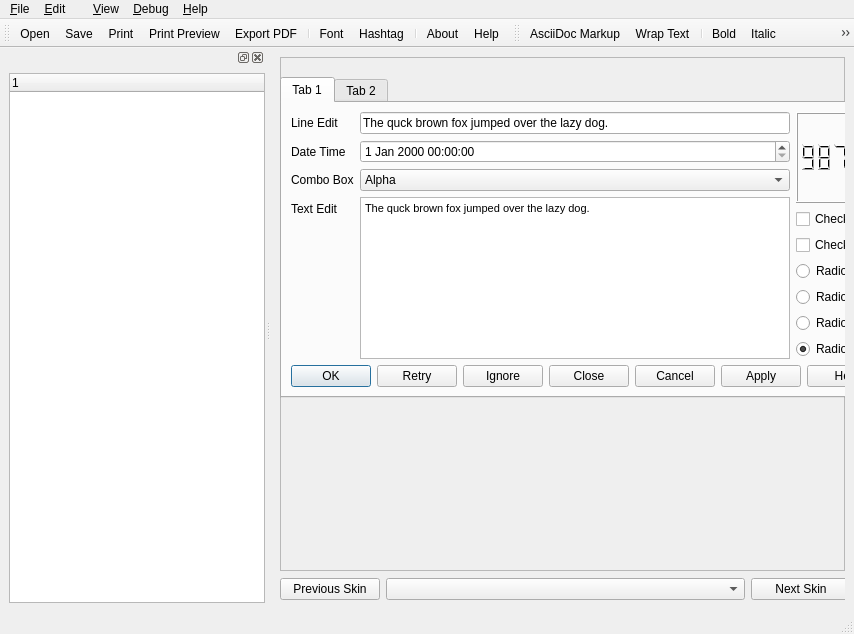
<?xml version="1.0" encoding="UTF-8"?>
<ui version="4.0">
 <class>MainWindow</class>
 <widget class="QMainWindow" name="MainWindow">
  <property name="geometry">
   <rect>
    <x>0</x>
    <y>0</y>
    <width>854</width>
    <height>634</height>
   </rect>
  </property>
  <property name="sizePolicy">
   <sizepolicy hsizetype="Expanding" vsizetype="Expanding">
    <horstretch>0</horstretch>
    <verstretch>0</verstretch>
   </sizepolicy>
  </property>
  <property name="windowTitle">
   <string>Demo GUI[*]</string>
  </property>
  <widget class="QWidget" name="centralwidget">
   <property name="sizePolicy">
    <sizepolicy hsizetype="Expanding" vsizetype="Expanding">
     <horstretch>0</horstretch>
     <verstretch>0</verstretch>
    </sizepolicy>
   </property>
   <layout class="QGridLayout" name="gridLayout">
    <item row="0" column="0">
     <widget class="QWidget" name="widget" native="true">
      <layout class="QGridLayout" name="gridLayout_2">
       <property name="leftMargin">
        <number>0</number>
       </property>
       <property name="topMargin">
        <number>0</number>
       </property>
       <property name="rightMargin">
        <number>0</number>
       </property>
       <property name="bottomMargin">
        <number>0</number>
       </property>
       <item row="1" column="0">
        <widget class="QFrame" name="frame">
         <property name="sizePolicy">
          <sizepolicy hsizetype="MinimumExpanding" vsizetype="MinimumExpanding">
           <horstretch>0</horstretch>
           <verstretch>0</verstretch>
          </sizepolicy>
         </property>
         <property name="frameShape">
          <enum>QFrame::StyledPanel</enum>
         </property>
         <property name="frameShadow">
          <enum>QFrame::Raised</enum>
         </property>
         <widget class="QTabWidget" name="tabWidget_2">
          <property name="geometry">
           <rect>
            <x>0</x>
            <y>20</y>
            <width>618</width>
            <height>321</height>
           </rect>
          </property>
          <property name="sizePolicy">
           <sizepolicy hsizetype="MinimumExpanding" vsizetype="MinimumExpanding">
            <horstretch>0</horstretch>
            <verstretch>0</verstretch>
           </sizepolicy>
          </property>
          <property name="currentIndex">
           <number>0</number>
          </property>
          <widget class="QWidget" name="tab_3">
           <attribute name="title">
            <string>Tab 1</string>
           </attribute>
           <layout class="QGridLayout" name="gridLayout_3">
            <item row="0" column="0" rowspan="2">
             <layout class="QFormLayout" name="formLayout">
              <item row="0" column="0">
               <widget class="QLabel" name="label_2">
                <property name="text">
                 <string>Line Edit</string>
                </property>
               </widget>
              </item>
              <item row="0" column="1">
               <widget class="QLineEdit" name="lineEdit_2">
                <property name="text">
                 <string>The quck brown fox jumped over the lazy dog.</string>
                </property>
               </widget>
              </item>
              <item row="1" column="0">
               <widget class="QLabel" name="label_5">
                <property name="text">
                 <string>Date Time</string>
                </property>
               </widget>
              </item>
              <item row="1" column="1">
               <widget class="QDateTimeEdit" name="dateTimeEdit_2"/>
              </item>
              <item row="2" column="0">
               <widget class="QLabel" name="label_3">
                <property name="text">
                 <string>Combo Box</string>
                </property>
               </widget>
              </item>
              <item row="2" column="1">
               <widget class="QComboBox" name="comboBox_2">
                <item>
                 <property name="text">
                  <string>Alpha</string>
                 </property>
                </item>
                <item>
                 <property name="text">
                  <string>Bravo</string>
                 </property>
                </item>
                <item>
                 <property name="text">
                  <string>Charlie</string>
                 </property>
                </item>
                <item>
                 <property name="text">
                  <string>Delta</string>
                 </property>
                </item>
               </widget>
              </item>
              <item row="3" column="0">
               <widget class="QLabel" name="label_4">
                <property name="text">
                 <string>Text Edit</string>
                </property>
               </widget>
              </item>
              <item row="3" column="1">
               <widget class="QTextEdit" name="textEdit_2">
                <property name="html">
                 <string>&lt;!DOCTYPE HTML PUBLIC &quot;-//W3C//DTD HTML 4.0//EN&quot; &quot;http://www.w3.org/TR/REC-html40/strict.dtd&quot;&gt;
&lt;html&gt;&lt;head&gt;&lt;meta name=&quot;qrichtext&quot; content=&quot;1&quot; /&gt;&lt;style type=&quot;text/css&quot;&gt;
p, li { white-space: pre-wrap; }
&lt;/style&gt;&lt;/head&gt;&lt;body style=&quot; font-family:'MS Shell Dlg 2'; font-size:8pt; font-weight:400; font-style:normal;&quot;&gt;
&lt;p style=&quot; margin-top:0px; margin-bottom:0px; margin-left:0px; margin-right:0px; -qt-block-indent:0; text-indent:0px;&quot;&gt;The quck brown fox jumped over the lazy dog.&lt;/p&gt;&lt;/body&gt;&lt;/html&gt;</string>
                </property>
               </widget>
              </item>
             </layout>
            </item>
            <item row="1" column="1">
             <layout class="QVBoxLayout" name="verticalLayout_2">
              <item>
               <widget class="QCheckBox" name="checkBox_2">
                <property name="text">
                 <string>CheckBox</string>
                </property>
               </widget>
              </item>
              <item>
               <widget class="QCheckBox" name="checkBox_3">
                <property name="text">
                 <string>CheckBox</string>
                </property>
               </widget>
              </item>
              <item>
               <widget class="QRadioButton" name="radioButton_2">
                <property name="text">
                 <string>RadioButton</string>
                </property>
                <property name="checked">
                 <bool>false</bool>
                </property>
               </widget>
              </item>
              <item>
               <widget class="QRadioButton" name="radioButton_4">
                <property name="text">
                 <string>RadioButton</string>
                </property>
                <property name="checked">
                 <bool>false</bool>
                </property>
               </widget>
              </item>
              <item>
               <widget class="QRadioButton" name="radioButton_3">
                <property name="text">
                 <string>RadioButton</string>
                </property>
                <property name="checked">
                 <bool>false</bool>
                </property>
               </widget>
              </item>
              <item>
               <widget class="QRadioButton" name="radioButton_5">
                <property name="text">
                 <string>RadioButton</string>
                </property>
                <property name="checked">
                 <bool>true</bool>
                </property>
               </widget>
              </item>
             </layout>
            </item>
            <item row="2" column="0" colspan="2">
             <widget class="QDialogButtonBox" name="buttonBox_2">
              <property name="standardButtons">
               <set>QDialogButtonBox::Apply|QDialogButtonBox::Cancel|QDialogButtonBox::Close|QDialogButtonBox::Help|QDialogButtonBox::Ignore|QDialogButtonBox::Ok|QDialogButtonBox::Retry</set>
              </property>
             </widget>
            </item>
            <item row="0" column="1">
             <widget class="QLCDNumber" name="ledOne">
              <property name="smallDecimalPoint">
               <bool>true</bool>
              </property>
              <property name="value" stdset="0">
               <double>98765.000000000000000</double>
              </property>
             </widget>
            </item>
           </layout>
          </widget>
          <widget class="QWidget" name="tab_4">
           <attribute name="title">
            <string>Tab 2</string>
           </attribute>
          </widget>
         </widget>
        </widget>
       </item>
      </layout>
     </widget>
    </item>
    <item row="1" column="0">
     <widget class="QWidget" name="widget_2" native="true">
      <property name="sizePolicy">
       <sizepolicy hsizetype="Minimum" vsizetype="Preferred">
        <horstretch>0</horstretch>
        <verstretch>0</verstretch>
       </sizepolicy>
      </property>
      <property name="minimumSize">
       <size>
        <width>0</width>
        <height>26</height>
       </size>
      </property>
      <widget class="QWidget" name="">
       <property name="geometry">
        <rect>
         <x>0</x>
         <y>0</y>
         <width>571</width>
         <height>24</height>
        </rect>
       </property>
       <layout class="QHBoxLayout" name="horizontalLayout">
        <item>
         <widget class="QPushButton" name="buttonPreviousSkin">
          <property name="sizePolicy">
           <sizepolicy hsizetype="Maximum" vsizetype="Fixed">
            <horstretch>0</horstretch>
            <verstretch>0</verstretch>
           </sizepolicy>
          </property>
          <property name="maximumSize">
           <size>
            <width>100</width>
            <height>16777215</height>
           </size>
          </property>
          <property name="text">
           <string>Previous Skin</string>
          </property>
         </widget>
        </item>
        <item>
         <widget class="QComboBox" name="comboSkins"/>
        </item>
        <item>
         <widget class="QPushButton" name="buttonNextSkin">
          <property name="sizePolicy">
           <sizepolicy hsizetype="Maximum" vsizetype="Fixed">
            <horstretch>0</horstretch>
            <verstretch>0</verstretch>
           </sizepolicy>
          </property>
          <property name="minimumSize">
           <size>
            <width>100</width>
            <height>0</height>
           </size>
          </property>
          <property name="text">
           <string>Next Skin</string>
          </property>
         </widget>
        </item>
       </layout>
      </widget>
     </widget>
    </item>
   </layout>
  </widget>
  <widget class="QMenuBar" name="menubar">
   <property name="geometry">
    <rect>
     <x>0</x>
     <y>0</y>
     <width>854</width>
     <height>21</height>
    </rect>
   </property>
   <widget class="QMenu" name="menu_File">
    <property name="title">
     <string>&amp;File</string>
    </property>
    <addaction name="action_Open"/>
    <addaction name="action_Save"/>
    <addaction name="action_Save_As"/>
    <addaction name="action_Close"/>
    <addaction name="separator"/>
    <addaction name="action_Print"/>
    <addaction name="action_Print_Preview"/>
    <addaction name="actionPrintPdf"/>
    <addaction name="separator"/>
    <addaction name="action_Exit"/>
   </widget>
   <widget class="QMenu" name="menu_Edit">
    <property name="title">
     <string>&amp;Edit</string>
    </property>
    <addaction name="action_Undo"/>
    <addaction name="action_Redo"/>
    <addaction name="separator"/>
    <addaction name="action_Date"/>
    <addaction name="action_Time"/>
    <addaction name="action_Hashtag"/>
    <addaction name="action_Publication"/>
    <addaction name="separator"/>
    <addaction name="action_Find"/>
    <addaction name="action_Cut"/>
    <addaction name="action_Copy"/>
    <addaction name="action_Paste"/>
    <addaction name="action_Select_All"/>
   </widget>
   <widget class="QMenu" name="menu_Style">
    <property name="title">
     <string/>
    </property>
    <addaction name="action_Font"/>
    <addaction name="action_Font_Color"/>
    <addaction name="actionTextBold"/>
    <addaction name="actionTextItalic"/>
    <addaction name="actionTextUnderline"/>
    <addaction name="separator"/>
    <addaction name="actionAlignLeft"/>
    <addaction name="actionAlignRight"/>
    <addaction name="actionAlignCenter"/>
    <addaction name="actionAlignJustify"/>
   </widget>
   <widget class="QMenu" name="menu_View">
    <property name="title">
     <string>&amp;View</string>
    </property>
    <addaction name="action_Distraction_Free"/>
    <addaction name="action_Wrap_Text"/>
   </widget>
   <widget class="QMenu" name="menu_Debug">
    <property name="title">
     <string>&amp;Debug</string>
    </property>
    <addaction name="action_Inspect_Config"/>
   </widget>
   <widget class="QMenu" name="menu_Help">
    <property name="title">
     <string>&amp;Help</string>
    </property>
    <addaction name="action_Help"/>
    <addaction name="action_About"/>
    <addaction name="action_Bug"/>
    <addaction name="action_Updates"/>
   </widget>
   <addaction name="menu_File"/>
   <addaction name="menu_Edit"/>
   <addaction name="menu_Style"/>
   <addaction name="menu_View"/>
   <addaction name="menu_Debug"/>
   <addaction name="menu_Help"/>
  </widget>
  <widget class="QStatusBar" name="statusbar">
   <property name="baseSize">
    <size>
     <width>800</width>
     <height>50</height>
    </size>
   </property>
  </widget>
  <widget class="QToolBar" name="toolbar_Edit">
   <property name="windowTitle">
    <string>toolBar</string>
   </property>
   <attribute name="toolBarArea">
    <enum>TopToolBarArea</enum>
   </attribute>
   <attribute name="toolBarBreak">
    <bool>false</bool>
   </attribute>
   <addaction name="action_Open"/>
   <addaction name="action_Save"/>
   <addaction name="action_Print"/>
   <addaction name="action_Print_Preview"/>
   <addaction name="actionPrintPdf"/>
   <addaction name="separator"/>
   <addaction name="action_Font"/>
   <addaction name="action_Hashtag"/>
   <addaction name="separator"/>
   <addaction name="action_About"/>
   <addaction name="action_Help"/>
  </widget>
  <widget class="QDockWidget" name="dockWidget">
   <attribute name="dockWidgetArea">
    <number>1</number>
   </attribute>
   <widget class="QWidget" name="dockWidgetContents">
    <layout class="QVBoxLayout" name="verticalLayout">
     <property name="topMargin">
      <number>0</number>
     </property>
     <property name="rightMargin">
      <number>0</number>
     </property>
     <item>
      <widget class="QWidget" name="controls_Tree" native="true"/>
     </item>
     <item>
      <widget class="QTreeWidget" name="tree1">
       <property name="autoScroll">
        <bool>false</bool>
       </property>
       <property name="editTriggers">
        <set>QAbstractItemView::CurrentChanged|QAbstractItemView::DoubleClicked|QAbstractItemView::EditKeyPressed|QAbstractItemView::SelectedClicked</set>
       </property>
       <property name="alternatingRowColors">
        <bool>true</bool>
       </property>
       <property name="selectionMode">
        <enum>QAbstractItemView::NoSelection</enum>
       </property>
       <property name="indentation">
        <number>15</number>
       </property>
       <property name="rootIsDecorated">
        <bool>false</bool>
       </property>
       <column>
        <property name="text">
         <string notr="true">1</string>
        </property>
       </column>
      </widget>
     </item>
    </layout>
   </widget>
  </widget>
  <widget class="QToolBar" name="toolbar_Style">
   <property name="windowTitle">
    <string>toolBar</string>
   </property>
   <attribute name="toolBarArea">
    <enum>TopToolBarArea</enum>
   </attribute>
   <attribute name="toolBarBreak">
    <bool>false</bool>
   </attribute>
   <addaction name="action_AsciiDoc_View"/>
   <addaction name="action_Wrap_Text"/>
   <addaction name="separator"/>
   <addaction name="actionTextBold"/>
   <addaction name="actionTextItalic"/>
   <addaction name="actionTextUnderline"/>
   <addaction name="action_Font_Color"/>
   <addaction name="action_Date"/>
   <addaction name="action_Time"/>
  </widget>
  <action name="action_Open">
   <property name="icon">
    <iconset>
     <normaloff>:/editor_ui/open.png</normaloff>:/editor_ui/open.png</iconset>
   </property>
   <property name="text">
    <string>&amp;Open</string>
   </property>
   <property name="toolTip">
    <string>Open a file</string>
   </property>
   <property name="shortcut">
    <string>Ctrl+O</string>
   </property>
  </action>
  <action name="action_Save">
   <property name="icon">
    <iconset>
     <normaloff>:/editor_ui/save.png</normaloff>:/editor_ui/save.png</iconset>
   </property>
   <property name="text">
    <string>&amp;Save</string>
   </property>
   <property name="toolTip">
    <string>Save the file</string>
   </property>
   <property name="shortcut">
    <string>Ctrl+S</string>
   </property>
  </action>
  <action name="action_About">
   <property name="icon">
    <iconset>
     <normaloff>:/editor_ui/about.png</normaloff>:/editor_ui/about.png</iconset>
   </property>
   <property name="text">
    <string>&amp;About</string>
   </property>
   <property name="toolTip">
    <string>About this program</string>
   </property>
  </action>
  <action name="action_Font">
   <property name="icon">
    <iconset>
     <normaloff>../../examples/assets/icons/font.png</normaloff>../../examples/assets/icons/font.png</iconset>
   </property>
   <property name="text">
    <string>&amp;Font</string>
   </property>
   <property name="toolTip">
    <string>Select a different font</string>
   </property>
  </action>
  <action name="action_Font_Color">
   <property name="icon">
    <iconset>
     <normaloff>:/editor_ui/colors.png</normaloff>:/editor_ui/colors.png</iconset>
   </property>
   <property name="text">
    <string>Font &amp;Color</string>
   </property>
   <property name="toolTip">
    <string>Select a different color for the text</string>
   </property>
  </action>
  <action name="action_Close">
   <property name="icon">
    <iconset>
     <normaloff>../../examples/assets/icons/close.png</normaloff>../../examples/assets/icons/close.png</iconset>
   </property>
   <property name="text">
    <string>&amp;Close</string>
   </property>
   <property name="toolTip">
    <string>Close the file</string>
   </property>
   <property name="shortcut">
    <string>Ctrl+W</string>
   </property>
  </action>
  <action name="action_Save_As">
   <property name="icon">
    <iconset>
     <normaloff>:/editor_ui/save_as.png</normaloff>:/editor_ui/save_as.png</iconset>
   </property>
   <property name="text">
    <string>Save&amp;As</string>
   </property>
   <property name="toolTip">
    <string>Save the file under a new name</string>
   </property>
   <property name="shortcut">
    <string>F12</string>
   </property>
  </action>
  <action name="action_Help">
   <property name="icon">
    <iconset>
     <normaloff>../../examples/assets/icons/help.png</normaloff>../../examples/assets/icons/help.png</iconset>
   </property>
   <property name="text">
    <string>&amp;Help</string>
   </property>
   <property name="toolTip">
    <string>View the documentation</string>
   </property>
   <property name="shortcut">
    <string>F1</string>
   </property>
  </action>
  <action name="action_Print">
   <property name="icon">
    <iconset>
     <normaloff>../../examples/assets/icons/print.png</normaloff>../../examples/assets/icons/print.png</iconset>
   </property>
   <property name="text">
    <string>&amp;Print</string>
   </property>
   <property name="shortcut">
    <string>Ctrl+P</string>
   </property>
  </action>
  <action name="actionPrintPdf">
   <property name="icon">
    <iconset>
     <normaloff>../../examples/assets/icons/exportpdf.png</normaloff>../../examples/assets/icons/exportpdf.png</iconset>
   </property>
   <property name="text">
    <string>&amp;Export PDF...</string>
   </property>
   <property name="shortcut">
    <string>Ctrl+D</string>
   </property>
  </action>
  <action name="action_Print_Preview">
   <property name="icon">
    <iconset>
     <normaloff>../../examples/assets/icons/preview.png</normaloff>../../examples/assets/icons/preview.png</iconset>
   </property>
   <property name="text">
    <string>Print Pre&amp;view</string>
   </property>
   <property name="shortcut">
    <string>Ctrl+Shift+P</string>
   </property>
  </action>
  <action name="action_Date">
   <property name="icon">
    <iconset>
     <normaloff>../../examples/assets/icons/calendar.png</normaloff>../../examples/assets/icons/calendar.png</iconset>
   </property>
   <property name="text">
    <string>&amp;Date</string>
   </property>
   <property name="toolTip">
    <string>Change the date of the current entry</string>
   </property>
   <property name="shortcut">
    <string>Alt+D</string>
   </property>
  </action>
  <action name="action_Time">
   <property name="icon">
    <iconset>
     <normaloff>../../examples/assets/icons/time.png</normaloff>../../examples/assets/icons/time.png</iconset>
   </property>
   <property name="text">
    <string>&amp;Time</string>
   </property>
   <property name="toolTip">
    <string>Change the time of the current entry</string>
   </property>
   <property name="shortcut">
    <string>Alt+T</string>
   </property>
  </action>
  <action name="action_Hashtag">
   <property name="icon">
    <iconset>
     <normaloff>../../examples/assets/icons/hashtag.png</normaloff>../../examples/assets/icons/hashtag.png</iconset>
   </property>
   <property name="text">
    <string>&amp;Hashtag</string>
   </property>
   <property name="toolTip">
    <string>Edit the hashtags for this entry</string>
   </property>
   <property name="shortcut">
    <string>Alt+H</string>
   </property>
  </action>
  <action name="action_Publication">
   <property name="icon">
    <iconset>
     <normaloff>:/editor_ui/publication.png</normaloff>:/editor_ui/publication.png</iconset>
   </property>
   <property name="text">
    <string>&amp;Publication</string>
   </property>
   <property name="toolTip">
    <string>Select which publication(s) this entry is for</string>
   </property>
   <property name="shortcut">
    <string>Alt+P</string>
   </property>
  </action>
  <action name="action_Exit">
   <property name="icon">
    <iconset>
     <normaloff>:/editor_ui/quit.png</normaloff>:/editor_ui/quit.png</iconset>
   </property>
   <property name="text">
    <string>E&amp;xit</string>
   </property>
   <property name="toolTip">
    <string>Exit the program</string>
   </property>
   <property name="shortcut">
    <string>Ctrl+Q</string>
   </property>
  </action>
  <action name="action_Undo">
   <property name="text">
    <string>Undo</string>
   </property>
   <property name="shortcut">
    <string>Ctrl+Z</string>
   </property>
  </action>
  <action name="action_Redo">
   <property name="text">
    <string>Redo</string>
   </property>
   <property name="shortcut">
    <string>Ctrl+Y</string>
   </property>
  </action>
  <action name="action_Find">
   <property name="text">
    <string>&amp;Find</string>
   </property>
   <property name="shortcut">
    <string>Ctrl+F</string>
   </property>
  </action>
  <action name="action_Distraction_Free">
   <property name="text">
    <string>&amp;Distraction Free</string>
   </property>
   <property name="toolTip">
    <string>View full screen (distraction free)</string>
   </property>
   <property name="shortcut">
    <string>F11</string>
   </property>
  </action>
  <action name="action_Bug">
   <property name="text">
    <string>Report &amp;Bug/Request Feature</string>
   </property>
  </action>
  <action name="action_Updates">
   <property name="text">
    <string>&amp;Check for Updates</string>
   </property>
  </action>
  <action name="action_Cut">
   <property name="text">
    <string>Cut</string>
   </property>
   <property name="shortcut">
    <string>Ctrl+X</string>
   </property>
  </action>
  <action name="action_Copy">
   <property name="text">
    <string>&amp;Copy</string>
   </property>
   <property name="shortcut">
    <string>Ctrl+C</string>
   </property>
  </action>
  <action name="action_Paste">
   <property name="text">
    <string>Paste</string>
   </property>
   <property name="shortcut">
    <string>Ctrl+V</string>
   </property>
  </action>
  <action name="action_Select_All">
   <property name="text">
    <string>Select All</string>
   </property>
   <property name="shortcut">
    <string>Ctrl+A</string>
   </property>
  </action>
  <action name="action_AsciiDoc_View">
   <property name="checkable">
    <bool>true</bool>
   </property>
   <property name="checked">
    <bool>false</bool>
   </property>
   <property name="icon">
    <iconset>
     <normaloff>:/editor_ui/ascii.png</normaloff>
     <normalon>:/editor_ui/ascii_on.png</normalon>:/editor_ui/ascii.png</iconset>
   </property>
   <property name="text">
    <string>&amp;AsciiDoc Markup</string>
   </property>
   <property name="toolTip">
    <string>View the entries as plain AsciiDoc markup</string>
   </property>
   <property name="shortcut">
    <string>Alt+A</string>
   </property>
  </action>
  <action name="action_Wrap_Text">
   <property name="checkable">
    <bool>true</bool>
   </property>
   <property name="icon">
    <iconset>
     <normaloff>:/editor_ui/word_wrap.png</normaloff>:/editor_ui/word_wrap.png</iconset>
   </property>
   <property name="text">
    <string>&amp;Wrap Text</string>
   </property>
   <property name="toolTip">
    <string>Wrap long lines of text</string>
   </property>
   <property name="shortcut">
    <string>Alt+W</string>
   </property>
  </action>
  <action name="action_Inspect_Config">
   <property name="text">
    <string>Inspect &amp;Config</string>
   </property>
   <property name="toolTip">
    <string>Inspect the configuration (command line, INI settings, etc.)</string>
   </property>
  </action>
  <action name="actionTextBold">
   <property name="icon">
    <iconset>
     <normaloff>../../examples/assets/icons/textbold.png</normaloff>../../examples/assets/icons/textbold.png</iconset>
   </property>
   <property name="text">
    <string>&amp;Bold</string>
   </property>
   <property name="shortcut">
    <string>Ctrl+B</string>
   </property>
  </action>
  <action name="actionTextItalic">
   <property name="icon">
    <iconset>
     <normaloff>../../examples/assets/icons/textitalic.png</normaloff>../../examples/assets/icons/textitalic.png</iconset>
   </property>
   <property name="text">
    <string>&amp;Italic</string>
   </property>
   <property name="shortcut">
    <string>Ctrl+I</string>
   </property>
  </action>
  <action name="actionTextUnderline">
   <property name="icon">
    <iconset>
     <normaloff>../../examples/assets/icons/textunder.png</normaloff>../../examples/assets/icons/textunder.png</iconset>
   </property>
   <property name="text">
    <string>&amp;Underline</string>
   </property>
   <property name="shortcut">
    <string>Ctrl+U</string>
   </property>
  </action>
  <action name="actionAlignLeft">
   <property name="icon">
    <iconset>
     <normaloff>../../examples/assets/icons/textleft.png</normaloff>../../examples/assets/icons/textleft.png</iconset>
   </property>
   <property name="text">
    <string>&amp;Left</string>
   </property>
  </action>
  <action name="actionAlignCenter">
   <property name="icon">
    <iconset>
     <normaloff>../../examples/assets/icons/textcenter.png</normaloff>../../examples/assets/icons/textcenter.png</iconset>
   </property>
   <property name="text">
    <string>C&amp;enter</string>
   </property>
  </action>
  <action name="actionAlignRight">
   <property name="icon">
    <iconset>
     <normaloff>../../examples/assets/icons/textright.png</normaloff>../../examples/assets/icons/textright.png</iconset>
   </property>
   <property name="text">
    <string>&amp;Right</string>
   </property>
  </action>
  <action name="actionAlignJustify">
   <property name="icon">
    <iconset>
     <normaloff>../../examples/assets/icons/textjustify.png</normaloff>../../examples/assets/icons/textjustify.png</iconset>
   </property>
   <property name="text">
    <string>&amp;Justify</string>
   </property>
  </action>
 </widget>
 <assets>
  <include location="../../examples/gui/editor_ui.qrc"/>
 </assets>
 <connections>
  <connection>
   <sender>action_Exit</sender>
   <signal>triggered()</signal>
   <receiver>MainWindow</receiver>
   <slot>close()</slot>
   <hints>
    <hint type="sourcelabel">
     <x>-1</x>
     <y>-1</y>
    </hint>
    <hint type="destinationlabel">
     <x>399</x>
     <y>299</y>
    </hint>
   </hints>
  </connection>
 </connections>
</ui>
